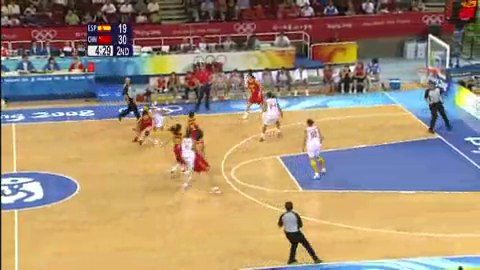
#> input picture frame 14 of video/test3_480x270.mp4, 480 x 270 px, given in place of testshape.mov, which was not available
$ python singe_object_tracking.py
#> lines starting #> are read from the running program, lines starting #| are printed output that depends on the picture; after the words box and inside, x2 and y2 are one past the last pixel; in counts of white or black regions, pixels touching at a corner belong together
#> further down, frame is the input picture: shape (270, 480, 3); mean B, G, R 116.6, 142, 163
import cv2
import numpy as np

video = cv2.VideoCapture('/Users/itaegyeong/Desktop/testshape.mov')
mog = cv2.createBackgroundSubtractorMOG2()
termination = (cv2.TERM_CRITERIA_EPS | cv2.TERM_CRITERIA_COUNT, 10, 1)


# 축소 팽창시키기
def morphology(frame):
    # Kernel Filter
    kernel_open = np.ones((1, 1))
    kernel_close = np.ones((20, 20))
    # morphology
    mask_open = cv2.morphologyEx(frame, cv2.MORPH_OPEN, kernel_open, iterations=1)  # 축소
    mask_close = cv2.morphologyEx(mask_open, cv2.MORPH_CLOSE, kernel_close, iterations=1)  # 팽창
    return mask_close


# 움직이는 물체 탐지해서 이미지로 바꿔서 반환
def moving_object(frame):
    fg_mask = mog.apply(frame)
#> fg_mask: shape (270, 480); every value is 127
    fg_mask2 = cv2.medianBlur(fg_mask, 5)
    final_img = cv2.bitwise_and(frame, frame, mask=fg_mask2)
    return final_img


# 색상 필터링
def color_detection(frame, rgb_lower, rgb_upper, teamcode):
#> called with teamcode = 1
    frame_hsv = cv2.cvtColor(frame, cv2.COLOR_BGR2HSV)
#> frame_hsv: shape (270, 480, 3); mean H, S, V 53.5, 111.4, 178.7
    lower = np.array(rgb_lower, dtype='uint8')
    upper = np.array(rgb_upper, dtype='uint8')

    mask = cv2.inRange(frame_hsv, lower, upper)
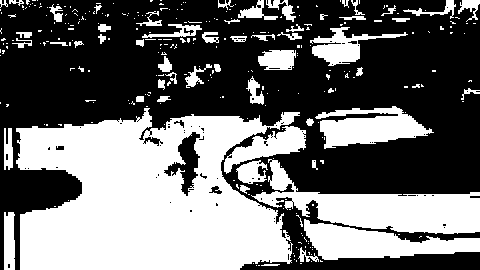
#> mask: shape (270, 480); 42.9% white; 300 white regions (243 under 20 px), largest, box (x1, y1, x2, y2) and area: (16, 108, 300, 270) 31966, (251, 159, 480, 234) 6980, (304, 219, 480, 260) 3811
    return mask


while True:
    ret, frame = video.read()

    # 움직이는 물체 감지
    moving_frame = moving_object(frame)

    # 색상 강조 1번
    red_detection_mask = color_detection(moving_frame, [0, 120, 50], [30, 255, 255], 1)

    cv2.imshow('red detection mask',red_detection_mask)
    cv2.imshow('red detection mask', red_detection_mask)


    cv2.waitKey(0)

$ run again, starting later in the video
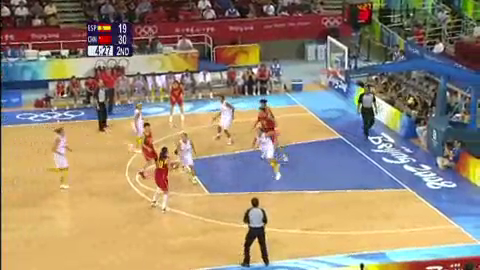
#> input picture frame 65 of video/test3_480x270.mp4, 480 x 270 px, given in place of testshape.mov, which was not available
#> frame is the input picture: shape (270, 480, 3); mean B, G, R 116.5, 137.8, 154.3
#> in moving_object, `fg_mask = mog.apply(frame)`:
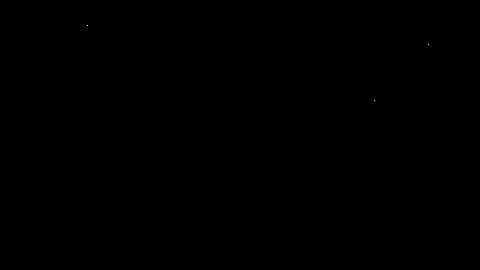
#> fg_mask: shape (270, 480); values 127 (black) and 255 (white), 0% white in thin lines or dots, all inside (x1, y1, x2, y2) = (87, 25, 429, 101)
#> fg_mask2: shape (270, 480); every value is 127
#> frame_hsv: shape (270, 480, 3); mean H, S, V 56, 107.9, 172.1
#> in color_detection, `mask = cv2.inRange(frame_hsv, lower, upper)`:
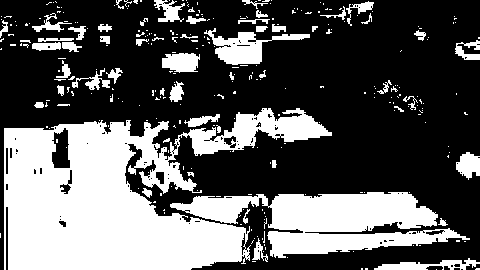
#> mask: shape (270, 480); 36% white; 294 white regions (239 under 20 px), largest, box (x1, y1, x2, y2) and area: (4, 108, 332, 270) 28324, (170, 192, 470, 258) 10094, (204, 28, 310, 65) 1461

$ run again, starting later in the video
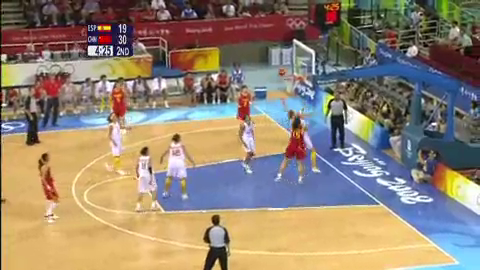
#> input picture frame 116 of video/test3_480x270.mp4, 480 x 270 px, given in place of testshape.mov, which was not available
#> frame is the input picture: shape (270, 480, 3); mean B, G, R 115, 132.5, 147.5
#> in moving_object, `fg_mask = mog.apply(frame)`:
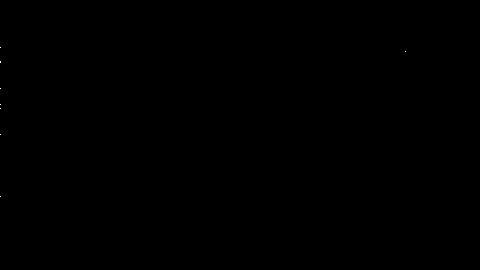
#> fg_mask: shape (270, 480); values 127 (black) and 255 (white), 0.01% white in thin lines or dots, all inside (x1, y1, x2, y2) = (0, 47, 406, 197)
#> fg_mask2: shape (270, 480); every value is 127
#> frame_hsv: shape (270, 480, 3); mean H, S, V 58, 103.8, 165.2
#> in color_detection, `mask = cv2.inRange(frame_hsv, lower, upper)`:
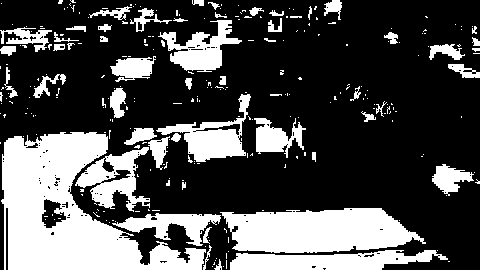
#> mask: shape (270, 480); 30.6% white; 277 white regions (221 under 20 px), largest, box (x1, y1, x2, y2) and area: (1, 132, 206, 270) 13873, (220, 208, 426, 253) 6898, (230, 250, 448, 270) 2944
